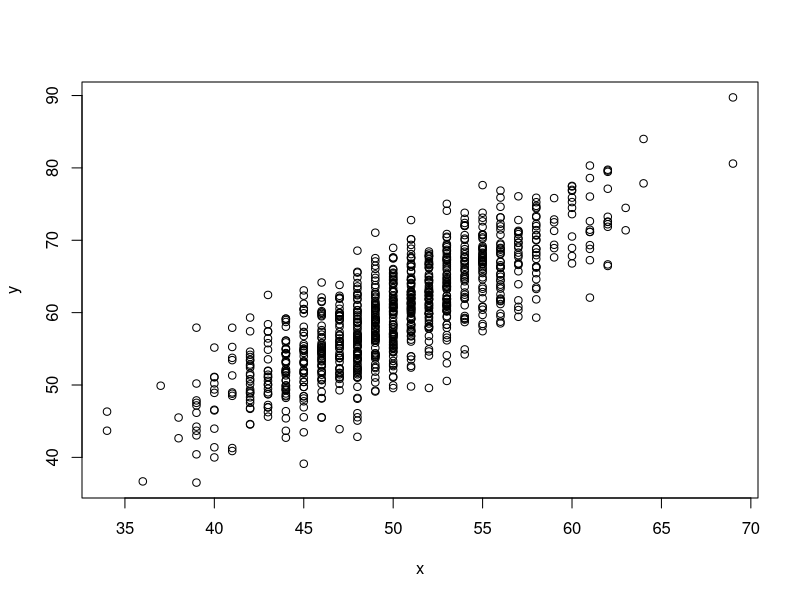
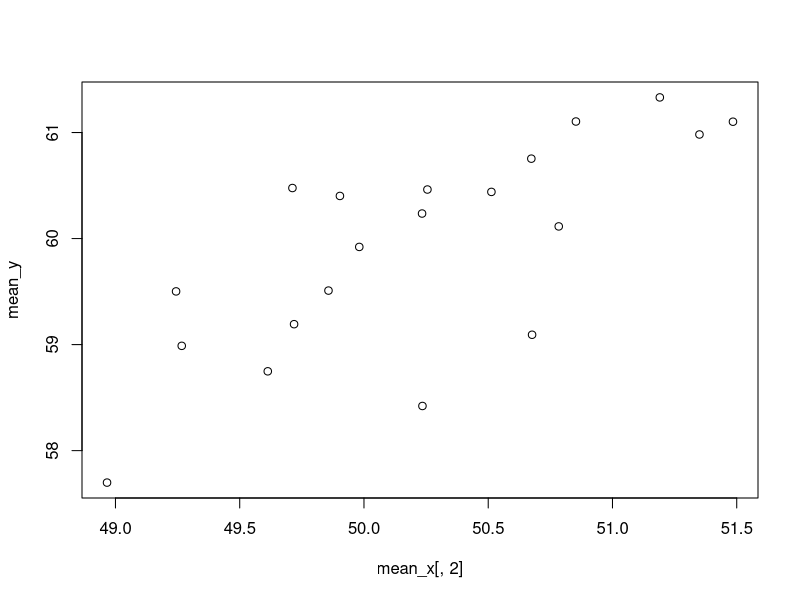
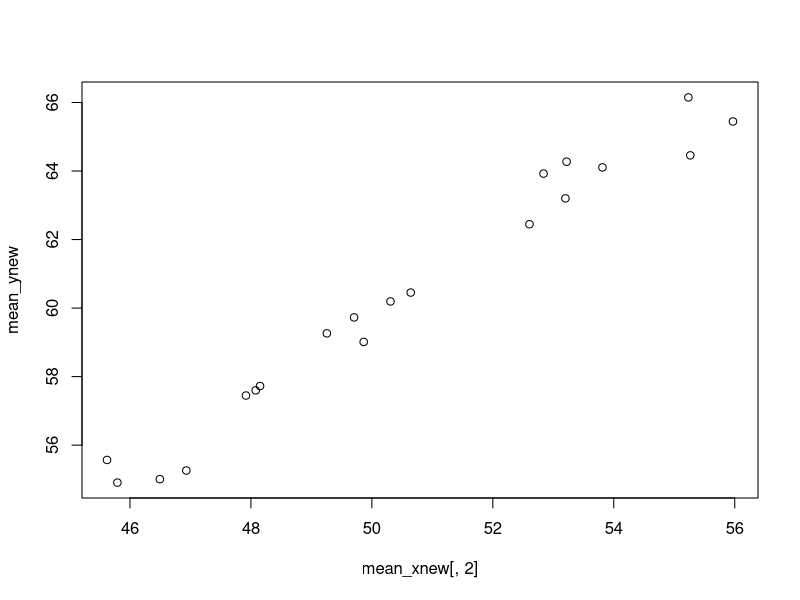
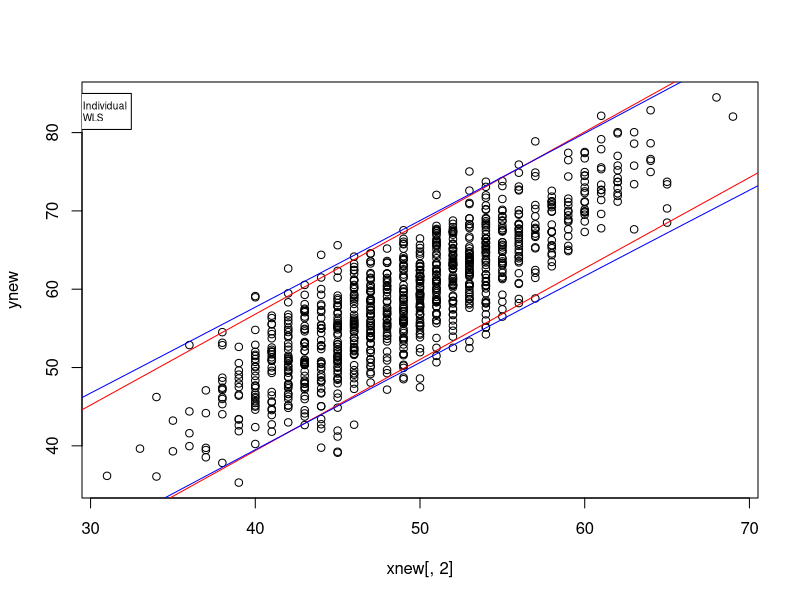

Write the R code that produced these figures, in order.
n<-1000
error<-rnorm(1000,0,sqrt(20))
#View(error)
beta <- c(0,1.2)
prob= rep(NA,20)
for (k in 1:20)
{
  prob[k] <- 1/sqrt(k)
}
#View(prob)
#sum(prob)
#norm_prob = prob/sum(prob)
#View(norm_prob)
group_length <- rmultinom(1, 1000, prob)

#x<-rbinom(1000,100,0.5) 
#flip the coin 100 times each --> get a certain number of heads, then you draw it 1000 times
x<-as.list(rep(NA,20))
for (i in 1:20)
{
x[[i]]<-rbinom(group_length[i],100,0.5) 
}

#View(x)
mean_x<-lapply(x,mean)
#View(mean_x)
mean_x<-unlist(mean_x)
mean_x <-cbind(rep(1,20),mean_x)

x<-unlist(x)

y<-x*1.2+error
y_list <- as.list(rep(NA,20))
y_list[[1]] <- y[1:group_length[1]]
for (i in 2:20)
{
  count<-0
  for(j in 1:(i-1))
  {
    count <- count+group_length[j]
  }
  y_list[[i]]<- y[(count+1):(count+group_length[i])]
}
#View(y_list)
plot(x,y)
indi_corr <-cor(x,y)
#View(indi_corr)
mean_y <-lapply(y_list,mean)
mean_y<-unlist(mean_y)

plot(mean_x[,2],mean_y)
aggregate_corr<-cor(mean_x[,2],mean_y)
#View(aggregate_corr)

#Q6
xtx_inv<- solve(t(mean_x)%*%mean_x)
hat_beta<-xtx_inv%*%t(mean_x) %*% mean_y
hat_sigma2<-crossprod(mean_y- mean_x %*% hat_beta) / (20-2)
var_beta <-as.numeric(hat_sigma2) *xtx_inv
alpha = 0.05
ts<-sapply(c(alpha/2,1-alpha/2), qt, df = 18)
bounds<-sapply(ts, function(t){t*sqrt(diag(var_beta))})
#View(bounds)
ols.interval<-matrix(rep(hat_beta,2),ncol=2)+bounds

diagvec <- as.vector(group_length)
diagvec2<- as.vector(sqrt(group_length))
#diagvec<-unlist(diagvec)
weight <- diag(diagvec)
weight_sqrt<-diag(diagvec2)
#View(weight_sqrt)
#View(weight)

xtx_inv_wls<- solve(t(mean_x)%*%weight%*%mean_x)
hat_beta_wls<-xtx_inv_wls %*% t(mean_x) %*% weight %*% mean_y
hat_sigma2_wls<-crossprod(weight_sqrt%*%(mean_y- mean_x %*% hat_beta_wls))/(20-2)
var_beta_wls <-as.numeric(hat_sigma2_wls) *xtx_inv_wls
alpha = 0.05
ts<-sapply(c(alpha/2,1-alpha/2), qt, df = 18)
bounds_wls<-sapply(ts, function(t){t*sqrt(diag(var_beta_wls))})
#View(bounds)
wls.interval<-matrix(rep(hat_beta_wls,2),ncol=2)+bounds_wls

#Q8
x <-cbind(rep(1,1000),x)
xtx_ind<- solve(t(x)%*%x)
hat_beta_ind<-xtx_ind%*%t(x) %*% y
hat_sigma2_ind<-crossprod(y-x %*% hat_beta_ind) / (1000-2)
var_beta_ind <-as.numeric(hat_sigma2_ind) *xtx_ind
alpha = 0.05
ts<-sapply(c(alpha/2,1-alpha/2), qt, df = 1000-2)
bounds_ind<-sapply(ts, function(t){t*sqrt(diag(var_beta_ind))})
View(bounds_ind)
ols.interval_ind<-matrix(rep(hat_beta_ind,2),ncol=2)+bounds_ind
View(ols.interval_ind)

#Q9
xnew<-as.list(rep(NA,20))
for (i in 1:20)
{
  xnew[[i]]<-rbinom(group_length[i],100,(i-10)/200+0.5) 
}
View(xnew)

mean_xnew<-lapply(xnew,mean)
View(mean_xnew)
mean_xnew<-unlist(mean_xnew)
mean_xnew <-cbind(rep(1,20),mean_xnew)

xnew<-unlist(xnew)

ynew<-xnew*1.2+error
ynew_list <- as.list(rep(NA,20))
ynew_list[[1]] <- ynew[1:group_length[1]]
for (i in 2:20)
{
  count<-0
  for(j in 1:(i-1))
  {
    count <- count+group_length[j]
  }
  ynew_list[[i]]<- ynew[(count+1):(count+group_length[i])]
}
#View(y_list)
#plot(xnew[,2],ynew)
indi_corr_new <-cor(xnew,ynew)
View(indi_corr_new)
mean_ynew <-lapply(ynew_list,mean)
mean_ynew<-unlist(mean_ynew)

plot(mean_xnew[,2],mean_ynew)
#aggregate_corr<-cor(mean_x[,2],mean_y)

#95% CI for beta using OLS at individual level
xnew <-cbind(rep(1,1000),xnew)
xtx_ind_new<- solve(t(xnew)%*%xnew)
hat_beta_ind_new<-xtx_ind_new%*%t(xnew) %*% ynew
hat_sigma2_ind_new<-crossprod(ynew-xnew %*% hat_beta_ind_new) / (1000-2)
var_beta_ind_new <-as.numeric(hat_sigma2_ind_new) *xtx_ind_new
alpha = 0.05
ts<-sapply(c(alpha/2,1-alpha/2), qt, df = 1000-2)
bounds_ind_new<-sapply(ts, function(t){t*sqrt(diag(var_beta_ind_new))})
View(bounds_ind_new)
ols.interval_ind_new<-matrix(rep(hat_beta_ind_new,2),ncol=2)+bounds_ind_new
View(ols.interval_ind_new)

#95% CI for beta using WLS at aggregate level
diagvec <- as.vector(group_length)
diagvec2<- as.vector(sqrt(group_length))
weight <- diag(diagvec)
weight_sqrt<-diag(diagvec2)

xtx_inv_wls_new<- solve(t(mean_xnew)%*%weight%*%mean_xnew)
hat_beta_wls_new<-xtx_inv_wls_new %*% t(mean_xnew) %*% weight %*% mean_ynew
hat_sigma2_wls_new<-crossprod(weight_sqrt%*%(mean_ynew- mean_xnew %*% hat_beta_wls_new))/(20-2)
var_beta_wls_new<-as.numeric(hat_sigma2_wls_new)*xtx_inv_wls_new
alpha = 0.05
ts<-sapply(c(alpha/2,1-alpha/2), qt, df = 18)
bounds_wls_new<-sapply(ts, function(t){t*sqrt(diag(var_beta_wls_new))})
#View(bounds)
wls.interval_new<-matrix(rep(hat_beta_wls_new,2),ncol=2)+bounds_wls_new
#abline(a=hat_beta_wls_new[1],b=hat_beta_wls_new[2])

#Q10
poss_x <- seq(0,100, length.out= 101)
poss_x<-cbind(rep(1,101),poss_x)
I_mat<-diag(rep(1,101))
y_predict <- poss_x*hat_beta_ind_new[2]+hat_beta_ind_new[1]
cov_mat<-as.numeric(hat_sigma2_ind_new)*(I_mat+poss_x%*%xtx_ind_new%*%t(poss_x))
lower_ybound<-y_predict-qt(1-0.05/2,101-2)*sqrt(diag(cov_mat))
upper_ybound<-y_predict+qt(1-0.05/2,101-2)*sqrt(diag(cov_mat))
plot(xnew[,2], ynew)
#plot(poss_x,y_predict,type='l')
lines(poss_x,lower_ybound, type='l',col='red')
lines(poss_x,upper_ybound, type='l',col='red')

#Q11
cov_mat_11<-as.numeric(hat_sigma2_wls_new)*(I_mat+poss_x%*%xtx_inv_wls_new%*%t(poss_x))
ypredict_wls <- poss_x*hat_beta_wls_new[2]+hat_beta_wls_new[1]
lower_ybound11<-ypredict_wls-qt(1-0.05/2,101-2)*sqrt(diag(cov_mat_11))
upper_ybound11<-ypredict_wls+qt(1-0.05/2,101-2)*sqrt(diag(cov_mat_11))

#plot(poss_x,y_predict,type='l')
lines(poss_x,lower_ybound11, type='l',col='blue')
lines(poss_x,upper_ybound11, type='l',col='blue')
legend(28,85,c('Individual','WLS'),c('red','blue'), cex=0.6)

#Q14
err<-rnorm(1000,0, sqrt(10))
x<-matrix(runif(99000,0,1),ncol=99)
x<-cbind(rep(1,1000),x)
beta<-matrix(rep(0,100),ncol=1)
y<-x%*%beta+err
beta_hat_ols<-lm(y~x-1)$coefficients

gamma_obj_func <- function(gamma)
{
  val<- (gamma^2)*10*sum(diag((solve(t(x)%*%x))))
}

opt<-optimise(interval=c(0,1),gamma_obj_func)
opt$minimum

#Q15
mu<-rep(2,100)
gamma<-0.99
mse_ols<-rep(NA,100)
mse_shrink<-rep(NA,100)
for (i in 1:100)
{
  error<-rnorm(1000,0,sqrt(10))
  x<-matrix(runif(99000,0,1),ncol=99)
  x<-cbind(rep(1,1000),x)
  beta<-matrix(rep(0,100),ncol=1)
  beta_0<- rep(0,100)
  y<-x%*%beta+error
  beta_hat_ols<-lm(y~x-1)$coefficients
  beta_shrink <- gamma*(beta_hat_ols-mu)+mu
  mse_ols[i]<-t(beta_hat_ols-beta_0)%*%(beta_hat_ols-beta_0)
  mse_shrink[i]<-t(beta_shrink-beta_0)%*%(beta_shrink-beta_0)
}
mean(mse_ols)
mean(mse_shrink)